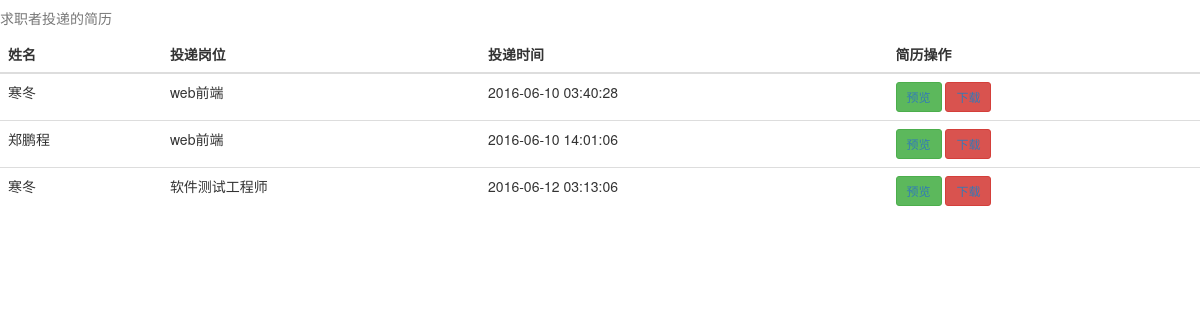
The page /company/listResume.php (signed in) on the database its author committed.
### tables this page shows
CREATE TABLE `zp_cresumes` (
  `id` int(10) unsigned NOT NULL AUTO_INCREMENT,
  `pid` int(10) unsigned NOT NULL,
  `cid` int(10) unsigned NOT NULL,
  `jobid` int(10) unsigned NOT NULL,
  `receivedtime` timestamp NOT NULL DEFAULT CURRENT_TIMESTAMP ON UPDATE CURRENT_TIMESTAMP,
  PRIMARY KEY (`id`)
);

CREATE TABLE `zp_personal` (
  `id` int(10) NOT NULL AUTO_INCREMENT,
  `username` varchar(20) NOT NULL,
  `password` varchar(20) NOT NULL,
  `name` varchar(20) NOT NULL,
  `age` int(10) DEFAULT NULL,
  `gender` enum('男','女','保密') NOT NULL DEFAULT '保密',
  `edu` varchar(20) DEFAULT NULL,
  `tell` varchar(20) DEFAULT NULL,
  `major` varchar(20) DEFAULT NULL,
  `regtime` timestamp NULL DEFAULT CURRENT_TIMESTAMP,
  PRIMARY KEY (`id`)
);

CREATE TABLE `zp_jobs` (
  `jobid` int(100) unsigned NOT NULL AUTO_INCREMENT,
  `jobname` varchar(20) DEFAULT NULL,
  `jobaddress` varchar(50) DEFAULT NULL,
  `jobcate` varchar(20) DEFAULT NULL,
  `jobdesc` varchar(500) DEFAULT NULL,
  `jobsubid` int(100) DEFAULT NULL,
  `jobpay` varchar(20) DEFAULT NULL,
  `jobtime` timestamp NOT NULL DEFAULT CURRENT_TIMESTAMP,
  `jobscan` int(10) unsigned DEFAULT NULL,
  PRIMARY KEY (`jobid`)
);

### lib/mysql.func.php (called while the page is built, shortened)
<?php
	function fetchOne($sql,$conn){
		$result=mysqli_query($conn,$sql);
		$row=mysqli_fetch_assoc($result);
		return $row;
	}
	function fetchAll($sql,$conn){
		$result=mysqli_query($conn,$sql);
		$rows=mysqli_fetch_all($result,MYSQLI_ASSOC);
		return $rows;
	}
?>

### company/listResume.php (the view, shortened to what this page needs)
<?php
    include "../include.php";
    $cid=$_SESSION['memberid'];
    $sql="select * from zp_cresumes where cid='{$cid}'";
    $row=fetchAll($sql,$tp);
?>
<!DOCTYPE html>
<html lang="zh-CN">
<head>
    <link rel="stylesheet" href="../css/animate.css">
    <link rel="stylesheet" href="../css/bootstrap.css">
</head>
<body>
    <div class="wrapper">
    	<table class="table table-hover">
           <caption>求职者投递的简历</caption>
           <thead>
              <tr>
                 <th>姓名</th>
                 <th>投递岗位</th>
                 <th>投递时间</th>
                 <th>简历操作</th>
              </tr>
           </thead>
           <tbody>
            <?php  foreach($row as $row):?>
              <tr>
                 <td><?php
                    $Rpid=$row['pid'];
                    $sql_personal="select name from zp_personal where id={$Rpid}";
                    $row_personal=fetchOne($sql_personal,$tp);
                    echo $row_personal['name'];
                 ?></td>
                 <td><?php
                    $Rjobpid=$row['jobid'];
                    $sql_job="select jobname from zp_jobs where jobid={$Rjobpid}";
                    $row_job=fetchOne($sql_job,$tp);
                    echo $row_job['jobname'];
                 ?></td>
                 <td style="max-width:240px;"><?php echo $row['receivedtime'];?></td>
                 <td>
                 <button type="button" class="btn btn-success btn-sm"><a href="
                    <?php
                        $Rpid=$row['pid'];
                        $sql_resume="select resumepath from zp_resumes where pid={$Rpid}";
                        $row_resume=fetchOne($sql_resume,$tp);
                        echo $row_resume['resumepath'];
                    ?>
                 ">预览</a>
                 </button>
                 <button type="button" class="btn btn-danger btn-sm"">
                    <a href="doCompanyAction.php?act=resumeDownload&id=<?php echo $row_resume['resumepath'];?>">下载</a>
                 </button>
                 </td>
              </tr>
              <?php endforeach;?>
           </tbody>
        </table>
    </div>
</body>
</html>

### rows shown on the page
zp_cresumes: zp_personal.name "寒冬", jobid.jobname "web前端", receivedtime "2016-06-10 03:40:28"
zp_cresumes: zp_personal.name "郑鹏程", jobid.jobname "web前端", receivedtime "2016-06-10 14:01:06"
zp_cresumes: zp_personal.name "寒冬", jobid.jobname "软件测试工程师", receivedtime "2016-06-12 03:13:06"
